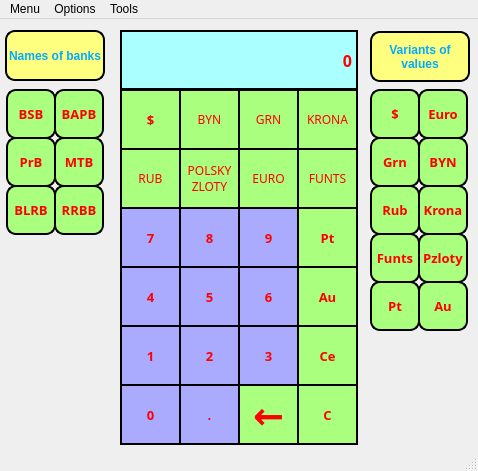
<?xml version="1.0" encoding="UTF-8"?>
<ui version="4.0">
 <class>MoneyConverter</class>
 <widget class="QMainWindow" name="MoneyConverter">
  <property name="geometry">
   <rect>
    <x>0</x>
    <y>0</y>
    <width>478</width>
    <height>471</height>
   </rect>
  </property>
  <property name="windowTitle">
   <string>MainWindow</string>
  </property>
  <widget class="QWidget" name="centralwidget">
   <widget class="QPushButton" name="grn_bar">
    <property name="geometry">
     <rect>
      <x>370</x>
      <y>118</y>
      <width>50</width>
      <height>50</height>
     </rect>
    </property>
    <property name="sizePolicy">
     <sizepolicy hsizetype="Fixed" vsizetype="Fixed">
      <horstretch>0</horstretch>
      <verstretch>0</verstretch>
     </sizepolicy>
    </property>
    <property name="font">
     <font>
      <family>Arial Black</family>
      <pointsize>10</pointsize>
      <weight>75</weight>
      <bold>true</bold>
     </font>
    </property>
    <property name="styleSheet">
     <string notr="true">color: rgb(255, 0, 0);
border: 2px solid black;
background-color: rgb(170, 255, 127);
border-radius: 10px;</string>
    </property>
    <property name="text">
     <string>Grn</string>
    </property>
   </widget>
   <widget class="QPushButton" name="pushButton_0">
    <property name="geometry">
     <rect>
      <x>120</x>
      <y>365</y>
      <width>61</width>
      <height>61</height>
     </rect>
    </property>
    <property name="sizePolicy">
     <sizepolicy hsizetype="Fixed" vsizetype="Fixed">
      <horstretch>0</horstretch>
      <verstretch>0</verstretch>
     </sizepolicy>
    </property>
    <property name="font">
     <font>
      <family>Arial Black</family>
      <pointsize>10</pointsize>
      <weight>75</weight>
      <bold>true</bold>
     </font>
    </property>
    <property name="styleSheet">
     <string notr="true">color: rgb(255, 0, 0);
border: 2px solid black;
background-color: rgb(170, 170, 255);</string>
    </property>
    <property name="text">
     <string>0</string>
    </property>
   </widget>
   <widget class="QPushButton" name="pushButton_1">
    <property name="geometry">
     <rect>
      <x>120</x>
      <y>306</y>
      <width>61</width>
      <height>61</height>
     </rect>
    </property>
    <property name="sizePolicy">
     <sizepolicy hsizetype="Fixed" vsizetype="Fixed">
      <horstretch>0</horstretch>
      <verstretch>0</verstretch>
     </sizepolicy>
    </property>
    <property name="font">
     <font>
      <family>Arial Black</family>
      <pointsize>10</pointsize>
      <weight>75</weight>
      <bold>true</bold>
     </font>
    </property>
    <property name="styleSheet">
     <string notr="true">color: rgb(255, 0, 0);
border: 2px solid black;
background-color: rgb(170, 170, 255);</string>
    </property>
    <property name="text">
     <string>1</string>
    </property>
   </widget>
   <widget class="QPushButton" name="priorB_bar">
    <property name="geometry">
     <rect>
      <x>6</x>
      <y>118</y>
      <width>50</width>
      <height>50</height>
     </rect>
    </property>
    <property name="sizePolicy">
     <sizepolicy hsizetype="Fixed" vsizetype="Fixed">
      <horstretch>0</horstretch>
      <verstretch>0</verstretch>
     </sizepolicy>
    </property>
    <property name="font">
     <font>
      <family>Arial Black</family>
      <pointsize>10</pointsize>
      <weight>75</weight>
      <bold>true</bold>
     </font>
    </property>
    <property name="styleSheet">
     <string notr="true">color: rgb(255, 0, 0);
border: 2px solid black;
background-color: rgb(170, 255, 127);
border-radius: 10px;</string>
    </property>
    <property name="text">
     <string>PrB</string>
    </property>
   </widget>
   <widget class="QPushButton" name="pushButton_4">
    <property name="geometry">
     <rect>
      <x>120</x>
      <y>247</y>
      <width>61</width>
      <height>61</height>
     </rect>
    </property>
    <property name="sizePolicy">
     <sizepolicy hsizetype="Fixed" vsizetype="Fixed">
      <horstretch>0</horstretch>
      <verstretch>0</verstretch>
     </sizepolicy>
    </property>
    <property name="font">
     <font>
      <family>Arial Black</family>
      <pointsize>10</pointsize>
      <weight>75</weight>
      <bold>true</bold>
     </font>
    </property>
    <property name="styleSheet">
     <string notr="true">color: rgb(255, 0, 0);
border: 2px solid black;
background-color: rgb(170, 170, 255);</string>
    </property>
    <property name="text">
     <string>4</string>
    </property>
   </widget>
   <widget class="QPushButton" name="dolla_bar">
    <property name="geometry">
     <rect>
      <x>370</x>
      <y>70</y>
      <width>50</width>
      <height>50</height>
     </rect>
    </property>
    <property name="sizePolicy">
     <sizepolicy hsizetype="Fixed" vsizetype="Fixed">
      <horstretch>0</horstretch>
      <verstretch>0</verstretch>
     </sizepolicy>
    </property>
    <property name="font">
     <font>
      <family>Arial Black</family>
      <pointsize>10</pointsize>
      <weight>75</weight>
      <bold>true</bold>
     </font>
    </property>
    <property name="styleSheet">
     <string notr="true">color: rgb(255, 0, 0);
border: 2px solid black;
background-color: rgb(170, 255, 127);
border-radius: 10px;</string>
    </property>
    <property name="text">
     <string>$</string>
    </property>
   </widget>
   <widget class="QPushButton" name="pushButton_5">
    <property name="geometry">
     <rect>
      <x>179</x>
      <y>247</y>
      <width>61</width>
      <height>61</height>
     </rect>
    </property>
    <property name="sizePolicy">
     <sizepolicy hsizetype="Fixed" vsizetype="Fixed">
      <horstretch>0</horstretch>
      <verstretch>0</verstretch>
     </sizepolicy>
    </property>
    <property name="font">
     <font>
      <family>Arial Black</family>
      <pointsize>10</pointsize>
      <weight>75</weight>
      <bold>true</bold>
     </font>
    </property>
    <property name="styleSheet">
     <string notr="true">color: rgb(255, 0, 0);
border: 2px solid black;
background-color: rgb(170, 170, 255);</string>
    </property>
    <property name="text">
     <string>5</string>
    </property>
   </widget>
   <widget class="QPushButton" name="a">
    <property name="geometry">
     <rect>
      <x>297</x>
      <y>129</y>
      <width>61</width>
      <height>61</height>
     </rect>
    </property>
    <property name="sizePolicy">
     <sizepolicy hsizetype="Fixed" vsizetype="Fixed">
      <horstretch>0</horstretch>
      <verstretch>0</verstretch>
     </sizepolicy>
    </property>
    <property name="font">
     <font>
      <family>Arial Black</family>
      <pointsize>9</pointsize>
      <weight>50</weight>
      <bold>false</bold>
     </font>
    </property>
    <property name="styleSheet">
     <string notr="true">color: rgb(255, 0, 0);
border: 2px solid black;
background-color: rgb(170, 255, 127);</string>
    </property>
    <property name="text">
     <string>FUNTS</string>
    </property>
   </widget>
   <widget class="QPushButton" name="pushButton_3">
    <property name="geometry">
     <rect>
      <x>238</x>
      <y>306</y>
      <width>61</width>
      <height>61</height>
     </rect>
    </property>
    <property name="sizePolicy">
     <sizepolicy hsizetype="Fixed" vsizetype="Fixed">
      <horstretch>0</horstretch>
      <verstretch>0</verstretch>
     </sizepolicy>
    </property>
    <property name="font">
     <font>
      <family>Arial Black</family>
      <pointsize>10</pointsize>
      <weight>75</weight>
      <bold>true</bold>
     </font>
    </property>
    <property name="styleSheet">
     <string notr="true">color: rgb(255, 0, 0);
border: 2px solid black;
background-color: rgb(170, 170, 255);</string>
    </property>
    <property name="text">
     <string>3</string>
    </property>
   </widget>
   <widget class="QPushButton" name="clear_bar">
    <property name="geometry">
     <rect>
      <x>297</x>
      <y>306</y>
      <width>61</width>
      <height>61</height>
     </rect>
    </property>
    <property name="sizePolicy">
     <sizepolicy hsizetype="Fixed" vsizetype="Fixed">
      <horstretch>0</horstretch>
      <verstretch>0</verstretch>
     </sizepolicy>
    </property>
    <property name="font">
     <font>
      <family>Arial Black</family>
      <pointsize>10</pointsize>
      <weight>75</weight>
      <bold>true</bold>
     </font>
    </property>
    <property name="styleSheet">
     <string notr="true">color: rgb(255, 0, 0);
border: 2px solid black;
background-color: rgb(170, 255, 127);</string>
    </property>
    <property name="text">
     <string>Ce</string>
    </property>
   </widget>
   <widget class="QPushButton" name="byn">
    <property name="geometry">
     <rect>
      <x>179</x>
      <y>70</y>
      <width>61</width>
      <height>61</height>
     </rect>
    </property>
    <property name="sizePolicy">
     <sizepolicy hsizetype="Fixed" vsizetype="Fixed">
      <horstretch>0</horstretch>
      <verstretch>0</verstretch>
     </sizepolicy>
    </property>
    <property name="font">
     <font>
      <family>Arial Black</family>
      <pointsize>9</pointsize>
      <weight>50</weight>
      <bold>false</bold>
     </font>
    </property>
    <property name="styleSheet">
     <string notr="true">color: rgb(255, 0, 0);
border: 2px solid black;
background-color: rgb(170, 255, 127);</string>
    </property>
    <property name="text">
     <string>BYN</string>
    </property>
   </widget>
   <widget class="QPushButton" name="rrbb_bar">
    <property name="geometry">
     <rect>
      <x>54</x>
      <y>166</y>
      <width>50</width>
      <height>50</height>
     </rect>
    </property>
    <property name="sizePolicy">
     <sizepolicy hsizetype="Fixed" vsizetype="Fixed">
      <horstretch>0</horstretch>
      <verstretch>0</verstretch>
     </sizepolicy>
    </property>
    <property name="font">
     <font>
      <family>Arial Black</family>
      <pointsize>10</pointsize>
      <weight>75</weight>
      <bold>true</bold>
     </font>
    </property>
    <property name="styleSheet">
     <string notr="true">color: rgb(255, 0, 0);
border: 2px solid black;
background-color: rgb(170, 255, 127);
border-radius: 10px;</string>
    </property>
    <property name="text">
     <string>RRBB</string>
    </property>
   </widget>
   <widget class="QPushButton" name="dot">
    <property name="geometry">
     <rect>
      <x>179</x>
      <y>365</y>
      <width>61</width>
      <height>61</height>
     </rect>
    </property>
    <property name="sizePolicy">
     <sizepolicy hsizetype="Fixed" vsizetype="Fixed">
      <horstretch>0</horstretch>
      <verstretch>0</verstretch>
     </sizepolicy>
    </property>
    <property name="font">
     <font>
      <family>Arial Black</family>
      <pointsize>10</pointsize>
      <weight>75</weight>
      <bold>true</bold>
     </font>
    </property>
    <property name="styleSheet">
     <string notr="true">color: rgb(255, 0, 0);
border: 2px solid black;
background-color: rgb(170, 170, 255);</string>
    </property>
    <property name="text">
     <string>.</string>
    </property>
   </widget>
   <widget class="QPushButton" name="blrb_bar">
    <property name="geometry">
     <rect>
      <x>6</x>
      <y>166</y>
      <width>50</width>
      <height>50</height>
     </rect>
    </property>
    <property name="sizePolicy">
     <sizepolicy hsizetype="Fixed" vsizetype="Fixed">
      <horstretch>0</horstretch>
      <verstretch>0</verstretch>
     </sizepolicy>
    </property>
    <property name="font">
     <font>
      <family>Arial Black</family>
      <pointsize>10</pointsize>
      <weight>75</weight>
      <bold>true</bold>
     </font>
    </property>
    <property name="styleSheet">
     <string notr="true">color: rgb(255, 0, 0);
border: 2px solid black;
background-color: rgb(170, 255, 127);
border-radius: 10px;</string>
    </property>
    <property name="text">
     <string>BLRB</string>
    </property>
   </widget>
   <widget class="QPushButton" name="rub_bar">
    <property name="geometry">
     <rect>
      <x>370</x>
      <y>166</y>
      <width>50</width>
      <height>50</height>
     </rect>
    </property>
    <property name="sizePolicy">
     <sizepolicy hsizetype="Fixed" vsizetype="Fixed">
      <horstretch>0</horstretch>
      <verstretch>0</verstretch>
     </sizepolicy>
    </property>
    <property name="font">
     <font>
      <family>Arial Black</family>
      <pointsize>10</pointsize>
      <weight>75</weight>
      <bold>true</bold>
     </font>
    </property>
    <property name="styleSheet">
     <string notr="true">color: rgb(255, 0, 0);
border: 2px solid black;
background-color: rgb(170, 255, 127);
border-radius: 10px;</string>
    </property>
    <property name="text">
     <string>Rub</string>
    </property>
   </widget>
   <widget class="QPushButton" name="bsb_bar">
    <property name="geometry">
     <rect>
      <x>6</x>
      <y>70</y>
      <width>50</width>
      <height>50</height>
     </rect>
    </property>
    <property name="sizePolicy">
     <sizepolicy hsizetype="Fixed" vsizetype="Fixed">
      <horstretch>0</horstretch>
      <verstretch>0</verstretch>
     </sizepolicy>
    </property>
    <property name="font">
     <font>
      <family>Arial Black</family>
      <pointsize>10</pointsize>
      <weight>75</weight>
      <bold>true</bold>
     </font>
    </property>
    <property name="styleSheet">
     <string notr="true">color: rgb(255, 0, 0);
border: 2px solid black;
background-color: rgb(170, 255, 127);
border-radius: 10px;</string>
    </property>
    <property name="text">
     <string>BSB</string>
    </property>
   </widget>
   <widget class="QPushButton" name="byn_bar">
    <property name="geometry">
     <rect>
      <x>418</x>
      <y>118</y>
      <width>50</width>
      <height>50</height>
     </rect>
    </property>
    <property name="sizePolicy">
     <sizepolicy hsizetype="Fixed" vsizetype="Fixed">
      <horstretch>0</horstretch>
      <verstretch>0</verstretch>
     </sizepolicy>
    </property>
    <property name="font">
     <font>
      <family>Arial Black</family>
      <pointsize>10</pointsize>
      <weight>75</weight>
      <bold>true</bold>
     </font>
    </property>
    <property name="styleSheet">
     <string notr="true">color: rgb(255, 0, 0);
border: 2px solid black;
background-color: rgb(170, 255, 127);
border-radius: 10px;</string>
    </property>
    <property name="text">
     <string>BYN</string>
    </property>
   </widget>
   <widget class="QPushButton" name="euro">
    <property name="geometry">
     <rect>
      <x>238</x>
      <y>129</y>
      <width>61</width>
      <height>61</height>
     </rect>
    </property>
    <property name="sizePolicy">
     <sizepolicy hsizetype="Fixed" vsizetype="Fixed">
      <horstretch>0</horstretch>
      <verstretch>0</verstretch>
     </sizepolicy>
    </property>
    <property name="font">
     <font>
      <family>Arial Black</family>
      <pointsize>9</pointsize>
      <weight>50</weight>
      <bold>false</bold>
     </font>
    </property>
    <property name="styleSheet">
     <string notr="true">color: rgb(255, 0, 0);
border: 2px solid black;
background-color: rgb(170, 255, 127);</string>
    </property>
    <property name="text">
     <string>EURO</string>
    </property>
   </widget>
   <widget class="QPushButton" name="mtb_bar">
    <property name="geometry">
     <rect>
      <x>54</x>
      <y>118</y>
      <width>50</width>
      <height>50</height>
     </rect>
    </property>
    <property name="sizePolicy">
     <sizepolicy hsizetype="Fixed" vsizetype="Fixed">
      <horstretch>0</horstretch>
      <verstretch>0</verstretch>
     </sizepolicy>
    </property>
    <property name="font">
     <font>
      <family>Arial Black</family>
      <pointsize>10</pointsize>
      <weight>75</weight>
      <bold>true</bold>
     </font>
    </property>
    <property name="styleSheet">
     <string notr="true">color: rgb(255, 0, 0);
border: 2px solid black;
background-color: rgb(170, 255, 127);
border-radius: 10px;</string>
    </property>
    <property name="text">
     <string>MTB</string>
    </property>
   </widget>
   <widget class="QPushButton" name="grn">
    <property name="geometry">
     <rect>
      <x>238</x>
      <y>70</y>
      <width>61</width>
      <height>61</height>
     </rect>
    </property>
    <property name="sizePolicy">
     <sizepolicy hsizetype="Fixed" vsizetype="Fixed">
      <horstretch>0</horstretch>
      <verstretch>0</verstretch>
     </sizepolicy>
    </property>
    <property name="font">
     <font>
      <family>Arial Black</family>
      <pointsize>9</pointsize>
      <weight>50</weight>
      <bold>false</bold>
     </font>
    </property>
    <property name="styleSheet">
     <string notr="true">color: rgb(255, 0, 0);
border: 2px solid black;
background-color: rgb(170, 255, 127);</string>
    </property>
    <property name="text">
     <string>GRN</string>
    </property>
   </widget>
   <widget class="QPushButton" name="krona_bar">
    <property name="geometry">
     <rect>
      <x>418</x>
      <y>166</y>
      <width>50</width>
      <height>50</height>
     </rect>
    </property>
    <property name="sizePolicy">
     <sizepolicy hsizetype="Fixed" vsizetype="Fixed">
      <horstretch>0</horstretch>
      <verstretch>0</verstretch>
     </sizepolicy>
    </property>
    <property name="font">
     <font>
      <family>Arial Black</family>
      <pointsize>10</pointsize>
      <weight>75</weight>
      <bold>true</bold>
     </font>
    </property>
    <property name="styleSheet">
     <string notr="true">color: rgb(255, 0, 0);
border: 2px solid black;
background-color: rgb(170, 255, 127);
border-radius: 10px;</string>
    </property>
    <property name="text">
     <string>Krona</string>
    </property>
   </widget>
   <widget class="QPushButton" name="euro_bar">
    <property name="geometry">
     <rect>
      <x>418</x>
      <y>70</y>
      <width>50</width>
      <height>50</height>
     </rect>
    </property>
    <property name="sizePolicy">
     <sizepolicy hsizetype="Fixed" vsizetype="Fixed">
      <horstretch>0</horstretch>
      <verstretch>0</verstretch>
     </sizepolicy>
    </property>
    <property name="font">
     <font>
      <family>Arial Black</family>
      <pointsize>10</pointsize>
      <weight>75</weight>
      <bold>true</bold>
     </font>
    </property>
    <property name="styleSheet">
     <string notr="true">color: rgb(255, 0, 0);
border: 2px solid black;
background-color: rgb(170, 255, 127);
border-radius: 10px;</string>
    </property>
    <property name="text">
     <string>Euro</string>
    </property>
   </widget>
   <widget class="QPushButton" name="c">
    <property name="geometry">
     <rect>
      <x>297</x>
      <y>247</y>
      <width>61</width>
      <height>61</height>
     </rect>
    </property>
    <property name="sizePolicy">
     <sizepolicy hsizetype="Fixed" vsizetype="Fixed">
      <horstretch>0</horstretch>
      <verstretch>0</verstretch>
     </sizepolicy>
    </property>
    <property name="font">
     <font>
      <family>Arial Black</family>
      <pointsize>10</pointsize>
      <weight>75</weight>
      <bold>true</bold>
     </font>
    </property>
    <property name="styleSheet">
     <string notr="true">color: rgb(255, 0, 0);
border: 2px solid black;
background-color: rgb(170, 255, 127);</string>
    </property>
    <property name="text">
     <string>Au</string>
    </property>
   </widget>
   <widget class="QPushButton" name="pt_bar">
    <property name="geometry">
     <rect>
      <x>370</x>
      <y>262</y>
      <width>50</width>
      <height>50</height>
     </rect>
    </property>
    <property name="sizePolicy">
     <sizepolicy hsizetype="Fixed" vsizetype="Fixed">
      <horstretch>0</horstretch>
      <verstretch>0</verstretch>
     </sizepolicy>
    </property>
    <property name="font">
     <font>
      <family>Arial Black</family>
      <pointsize>10</pointsize>
      <weight>75</weight>
      <bold>true</bold>
     </font>
    </property>
    <property name="styleSheet">
     <string notr="true">color: rgb(255, 0, 0);
border: 2px solid black;
background-color: rgb(170, 255, 127);
border-radius: 10px;</string>
    </property>
    <property name="text">
     <string>Pt</string>
    </property>
   </widget>
   <widget class="QPushButton" name="au_bar">
    <property name="geometry">
     <rect>
      <x>418</x>
      <y>262</y>
      <width>50</width>
      <height>50</height>
     </rect>
    </property>
    <property name="sizePolicy">
     <sizepolicy hsizetype="Fixed" vsizetype="Fixed">
      <horstretch>0</horstretch>
      <verstretch>0</verstretch>
     </sizepolicy>
    </property>
    <property name="font">
     <font>
      <family>Arial Black</family>
      <pointsize>10</pointsize>
      <weight>75</weight>
      <bold>true</bold>
     </font>
    </property>
    <property name="styleSheet">
     <string notr="true">color: rgb(255, 0, 0);
border: 2px solid black;
background-color: rgb(170, 255, 127);
border-radius: 10px;</string>
    </property>
    <property name="text">
     <string>Au</string>
    </property>
   </widget>
   <widget class="QPushButton" name="rub">
    <property name="geometry">
     <rect>
      <x>120</x>
      <y>129</y>
      <width>61</width>
      <height>61</height>
     </rect>
    </property>
    <property name="sizePolicy">
     <sizepolicy hsizetype="Fixed" vsizetype="Fixed">
      <horstretch>0</horstretch>
      <verstretch>0</verstretch>
     </sizepolicy>
    </property>
    <property name="font">
     <font>
      <family>Arial Black</family>
      <pointsize>9</pointsize>
      <weight>50</weight>
      <bold>false</bold>
     </font>
    </property>
    <property name="styleSheet">
     <string notr="true">color: rgb(255, 0, 0);
border: 2px solid black;
background-color: rgb(170, 255, 127);</string>
    </property>
    <property name="text">
     <string>RUB</string>
    </property>
   </widget>
   <widget class="QPushButton" name="polsky_zloty">
    <property name="geometry">
     <rect>
      <x>179</x>
      <y>129</y>
      <width>61</width>
      <height>61</height>
     </rect>
    </property>
    <property name="sizePolicy">
     <sizepolicy hsizetype="Fixed" vsizetype="Fixed">
      <horstretch>0</horstretch>
      <verstretch>0</verstretch>
     </sizepolicy>
    </property>
    <property name="font">
     <font>
      <family>Arial Black</family>
      <pointsize>9</pointsize>
      <weight>50</weight>
      <bold>false</bold>
     </font>
    </property>
    <property name="styleSheet">
     <string notr="true">color: rgb(255, 0, 0);
border: 2px solid black;
background-color: rgb(170, 255, 127);</string>
    </property>
    <property name="text">
     <string>POLSKY
ZLOTY</string>
    </property>
   </widget>
   <widget class="QPushButton" name="pushButton_9">
    <property name="geometry">
     <rect>
      <x>238</x>
      <y>188</y>
      <width>61</width>
      <height>61</height>
     </rect>
    </property>
    <property name="sizePolicy">
     <sizepolicy hsizetype="Fixed" vsizetype="Fixed">
      <horstretch>0</horstretch>
      <verstretch>0</verstretch>
     </sizepolicy>
    </property>
    <property name="font">
     <font>
      <family>Arial Black</family>
      <pointsize>10</pointsize>
      <weight>75</weight>
      <bold>true</bold>
     </font>
    </property>
    <property name="styleSheet">
     <string notr="true">color: rgb(255, 0, 0);
border: 2px solid black;
background-color: rgb(170, 170, 255);</string>
    </property>
    <property name="text">
     <string>9</string>
    </property>
   </widget>
   <widget class="QPushButton" name="krona">
    <property name="geometry">
     <rect>
      <x>297</x>
      <y>70</y>
      <width>61</width>
      <height>61</height>
     </rect>
    </property>
    <property name="sizePolicy">
     <sizepolicy hsizetype="Fixed" vsizetype="Fixed">
      <horstretch>0</horstretch>
      <verstretch>0</verstretch>
     </sizepolicy>
    </property>
    <property name="font">
     <font>
      <family>Arial Black</family>
      <pointsize>9</pointsize>
      <weight>50</weight>
      <bold>false</bold>
     </font>
    </property>
    <property name="styleSheet">
     <string notr="true">color: rgb(255, 0, 0);
border: 2px solid black;
background-color: rgb(170, 255, 127);</string>
    </property>
    <property name="text">
     <string>KRONA</string>
    </property>
   </widget>
   <widget class="QPushButton" name="bapb_bar">
    <property name="geometry">
     <rect>
      <x>54</x>
      <y>70</y>
      <width>50</width>
      <height>50</height>
     </rect>
    </property>
    <property name="sizePolicy">
     <sizepolicy hsizetype="Fixed" vsizetype="Fixed">
      <horstretch>0</horstretch>
      <verstretch>0</verstretch>
     </sizepolicy>
    </property>
    <property name="font">
     <font>
      <family>Arial Black</family>
      <pointsize>10</pointsize>
      <weight>75</weight>
      <bold>true</bold>
     </font>
    </property>
    <property name="styleSheet">
     <string notr="true">color: rgb(255, 0, 0);
border: 2px solid black;
background-color: rgb(170, 255, 127);
border-radius: 10px;</string>
    </property>
    <property name="text">
     <string>BAPB</string>
    </property>
   </widget>
   <widget class="QPushButton" name="pushButton_8">
    <property name="geometry">
     <rect>
      <x>179</x>
      <y>188</y>
      <width>61</width>
      <height>61</height>
     </rect>
    </property>
    <property name="sizePolicy">
     <sizepolicy hsizetype="Fixed" vsizetype="Fixed">
      <horstretch>0</horstretch>
      <verstretch>0</verstretch>
     </sizepolicy>
    </property>
    <property name="font">
     <font>
      <family>Arial Black</family>
      <pointsize>10</pointsize>
      <weight>75</weight>
      <bold>true</bold>
     </font>
    </property>
    <property name="styleSheet">
     <string notr="true">color: rgb(255, 0, 0);
border: 2px solid black;
background-color: rgb(170, 170, 255);</string>
    </property>
    <property name="text">
     <string>8</string>
    </property>
   </widget>
   <widget class="QPushButton" name="b">
    <property name="geometry">
     <rect>
      <x>297</x>
      <y>188</y>
      <width>61</width>
      <height>61</height>
     </rect>
    </property>
    <property name="sizePolicy">
     <sizepolicy hsizetype="Fixed" vsizetype="Fixed">
      <horstretch>0</horstretch>
      <verstretch>0</verstretch>
     </sizepolicy>
    </property>
    <property name="font">
     <font>
      <family>Arial Black</family>
      <pointsize>10</pointsize>
      <weight>75</weight>
      <bold>true</bold>
     </font>
    </property>
    <property name="styleSheet">
     <string notr="true">color: rgb(255, 0, 0);
border: 2px solid black;
background-color: rgb(170, 255, 127);</string>
    </property>
    <property name="text">
     <string>Pt</string>
    </property>
   </widget>
   <widget class="QPushButton" name="pushButton_7">
    <property name="geometry">
     <rect>
      <x>120</x>
      <y>188</y>
      <width>61</width>
      <height>61</height>
     </rect>
    </property>
    <property name="sizePolicy">
     <sizepolicy hsizetype="Fixed" vsizetype="Fixed">
      <horstretch>0</horstretch>
      <verstretch>0</verstretch>
     </sizepolicy>
    </property>
    <property name="font">
     <font>
      <family>Arial Black</family>
      <pointsize>10</pointsize>
      <weight>75</weight>
      <bold>true</bold>
     </font>
    </property>
    <property name="styleSheet">
     <string notr="true">color: rgb(255, 0, 0);
border: 2px solid black;
background-color: rgb(170, 170, 255);</string>
    </property>
    <property name="text">
     <string>7</string>
    </property>
   </widget>
   <widget class="QPushButton" name="pushButton_6">
    <property name="geometry">
     <rect>
      <x>238</x>
      <y>247</y>
      <width>61</width>
      <height>61</height>
     </rect>
    </property>
    <property name="sizePolicy">
     <sizepolicy hsizetype="Fixed" vsizetype="Fixed">
      <horstretch>0</horstretch>
      <verstretch>0</verstretch>
     </sizepolicy>
    </property>
    <property name="font">
     <font>
      <family>Arial Black</family>
      <pointsize>10</pointsize>
      <weight>75</weight>
      <bold>true</bold>
     </font>
    </property>
    <property name="styleSheet">
     <string notr="true">color: rgb(255, 0, 0);
border: 2px solid black;
background-color: rgb(170, 170, 255);</string>
    </property>
    <property name="text">
     <string>6</string>
    </property>
   </widget>
   <widget class="QLabel" name="label">
    <property name="geometry">
     <rect>
      <x>120</x>
      <y>11</y>
      <width>238</width>
      <height>60</height>
     </rect>
    </property>
    <property name="sizePolicy">
     <sizepolicy hsizetype="Fixed" vsizetype="Preferred">
      <horstretch>0</horstretch>
      <verstretch>0</verstretch>
     </sizepolicy>
    </property>
    <property name="font">
     <font>
      <family>Arial Black</family>
      <pointsize>12</pointsize>
      <weight>75</weight>
      <bold>true</bold>
     </font>
    </property>
    <property name="styleSheet">
     <string notr="true">color: rgb(255, 0, 0);
background-color: rgb(170, 255, 255);
border: 1.5px solid black;</string>
    </property>
    <property name="text">
     <string>0</string>
    </property>
    <property name="alignment">
     <set>Qt::AlignRight|Qt::AlignTrailing|Qt::AlignVCenter</set>
    </property>
   </widget>
   <widget class="QPushButton" name="pushButton_2">
    <property name="geometry">
     <rect>
      <x>179</x>
      <y>306</y>
      <width>61</width>
      <height>61</height>
     </rect>
    </property>
    <property name="sizePolicy">
     <sizepolicy hsizetype="Fixed" vsizetype="Fixed">
      <horstretch>0</horstretch>
      <verstretch>0</verstretch>
     </sizepolicy>
    </property>
    <property name="font">
     <font>
      <family>Arial Black</family>
      <pointsize>10</pointsize>
      <weight>75</weight>
      <bold>true</bold>
     </font>
    </property>
    <property name="styleSheet">
     <string notr="true">color: rgb(255, 0, 0);
border: 2px solid black;
background-color: rgb(170, 170, 255);</string>
    </property>
    <property name="text">
     <string>2</string>
    </property>
   </widget>
   <widget class="QPushButton" name="clear_all">
    <property name="geometry">
     <rect>
      <x>297</x>
      <y>365</y>
      <width>61</width>
      <height>61</height>
     </rect>
    </property>
    <property name="sizePolicy">
     <sizepolicy hsizetype="Fixed" vsizetype="Fixed">
      <horstretch>0</horstretch>
      <verstretch>0</verstretch>
     </sizepolicy>
    </property>
    <property name="font">
     <font>
      <family>Arial Black</family>
      <pointsize>10</pointsize>
      <weight>75</weight>
      <bold>true</bold>
     </font>
    </property>
    <property name="styleSheet">
     <string notr="true">color: rgb(255, 0, 0);
border: 2px solid black;
background-color: rgb(170, 255, 127);</string>
    </property>
    <property name="text">
     <string>C</string>
    </property>
   </widget>
   <widget class="QPushButton" name="dollar">
    <property name="geometry">
     <rect>
      <x>120</x>
      <y>70</y>
      <width>61</width>
      <height>61</height>
     </rect>
    </property>
    <property name="sizePolicy">
     <sizepolicy hsizetype="Fixed" vsizetype="Fixed">
      <horstretch>0</horstretch>
      <verstretch>0</verstretch>
     </sizepolicy>
    </property>
    <property name="font">
     <font>
      <family>Arial Black</family>
      <pointsize>10</pointsize>
      <weight>75</weight>
      <bold>true</bold>
     </font>
    </property>
    <property name="styleSheet">
     <string notr="true">color: rgb(255, 0, 0);
border: 2px solid black;
background-color: rgb(170, 255, 127);</string>
    </property>
    <property name="text">
     <string>$</string>
    </property>
   </widget>
   <widget class="QLabel" name="label_2">
    <property name="geometry">
     <rect>
      <x>5</x>
      <y>11</y>
      <width>100</width>
      <height>51</height>
     </rect>
    </property>
    <property name="font">
     <font>
      <pointsize>9</pointsize>
      <weight>75</weight>
      <bold>true</bold>
     </font>
    </property>
    <property name="styleSheet">
     <string notr="true">background-color: rgb(255, 255, 127);
color: rgb(0, 170, 255);
border: 2px solid black;
border-radius: 10px;</string>
    </property>
    <property name="text">
     <string>Names of banks</string>
    </property>
    <property name="alignment">
     <set>Qt::AlignCenter</set>
    </property>
   </widget>
   <widget class="QLabel" name="label_3">
    <property name="geometry">
     <rect>
      <x>370</x>
      <y>12</y>
      <width>100</width>
      <height>51</height>
     </rect>
    </property>
    <property name="font">
     <font>
      <pointsize>9</pointsize>
      <weight>75</weight>
      <bold>true</bold>
     </font>
    </property>
    <property name="styleSheet">
     <string notr="true">background-color: rgb(255, 255, 127);
color: rgb(0, 170, 255);
border: 2px solid black;
border-radius: 10px;</string>
    </property>
    <property name="text">
     <string>Variants of 
values</string>
    </property>
    <property name="alignment">
     <set>Qt::AlignCenter</set>
    </property>
   </widget>
   <widget class="QPushButton" name="pzlt_bar">
    <property name="geometry">
     <rect>
      <x>418</x>
      <y>214</y>
      <width>50</width>
      <height>50</height>
     </rect>
    </property>
    <property name="sizePolicy">
     <sizepolicy hsizetype="Fixed" vsizetype="Fixed">
      <horstretch>0</horstretch>
      <verstretch>0</verstretch>
     </sizepolicy>
    </property>
    <property name="font">
     <font>
      <family>Arial Black</family>
      <pointsize>10</pointsize>
      <weight>75</weight>
      <bold>true</bold>
     </font>
    </property>
    <property name="styleSheet">
     <string notr="true">color: rgb(255, 0, 0);
border: 2px solid black;
background-color: rgb(170, 255, 127);
border-radius: 10px;</string>
    </property>
    <property name="text">
     <string>Pzloty</string>
    </property>
   </widget>
   <widget class="QPushButton" name="funts_bar">
    <property name="geometry">
     <rect>
      <x>370</x>
      <y>214</y>
      <width>50</width>
      <height>50</height>
     </rect>
    </property>
    <property name="sizePolicy">
     <sizepolicy hsizetype="Fixed" vsizetype="Fixed">
      <horstretch>0</horstretch>
      <verstretch>0</verstretch>
     </sizepolicy>
    </property>
    <property name="font">
     <font>
      <family>Arial Black</family>
      <pointsize>10</pointsize>
      <weight>75</weight>
      <bold>true</bold>
     </font>
    </property>
    <property name="styleSheet">
     <string notr="true">color: rgb(255, 0, 0);
border: 2px solid black;
background-color: rgb(170, 255, 127);
border-radius: 10px;</string>
    </property>
    <property name="text">
     <string>Funts</string>
    </property>
   </widget>
   <widget class="QPushButton" name="backspace">
    <property name="geometry">
     <rect>
      <x>238</x>
      <y>365</y>
      <width>61</width>
      <height>61</height>
     </rect>
    </property>
    <property name="sizePolicy">
     <sizepolicy hsizetype="Fixed" vsizetype="Fixed">
      <horstretch>0</horstretch>
      <verstretch>0</verstretch>
     </sizepolicy>
    </property>
    <property name="font">
     <font>
      <family>Arial Black</family>
      <pointsize>28</pointsize>
      <weight>75</weight>
      <bold>true</bold>
     </font>
    </property>
    <property name="styleSheet">
     <string notr="true">color: rgb(255, 0, 0);
border: 2px solid black;
background-color: rgb(170, 255, 127);</string>
    </property>
    <property name="text">
     <string>←</string>
    </property>
    <property name="default">
     <bool>true</bool>
    </property>
   </widget>
  </widget>
  <widget class="QMenuBar" name="menubar">
   <property name="geometry">
    <rect>
     <x>0</x>
     <y>0</y>
     <width>478</width>
     <height>20</height>
    </rect>
   </property>
   <widget class="QMenu" name="menuMenu">
    <property name="title">
     <string>Menu</string>
    </property>
    <widget class="QMenu" name="menuStages">
     <property name="title">
      <string>Stages</string>
     </property>
     <addaction name="actionStage_1_standart_2"/>
     <addaction name="actionStage_2_trigonometry"/>
     <addaction name="actionStage_3_converter"/>
    </widget>
    <addaction name="menuStages"/>
    <addaction name="actionOperation_list"/>
    <addaction name="separator"/>
    <addaction name="actionExit"/>
   </widget>
   <widget class="QMenu" name="menuOptions">
    <property name="title">
     <string>Options</string>
    </property>
    <widget class="QMenu" name="menuScreen_size">
     <property name="title">
      <string>Window size</string>
     </property>
     <addaction name="actionFull_screen"/>
     <addaction name="actionStandart_screen"/>
    </widget>
    <widget class="QMenu" name="menuThemes">
     <property name="title">
      <string>Themes</string>
     </property>
     <addaction name="actionTheme_1"/>
     <addaction name="actionTheme_2"/>
     <addaction name="actionTheme_3"/>
    </widget>
    <addaction name="menuThemes"/>
    <addaction name="menuScreen_size"/>
   </widget>
   <widget class="QMenu" name="menuTools">
    <property name="title">
     <string>Tools</string>
    </property>
    <addaction name="actionShow_additive_bars"/>
    <addaction name="actionHide_additive_bars"/>
   </widget>
   <addaction name="menuMenu"/>
   <addaction name="menuOptions"/>
   <addaction name="menuTools"/>
  </widget>
  <widget class="QStatusBar" name="statusBar"/>
  <action name="actionStage_1_standart_2">
   <property name="text">
    <string>Stage 1(standart)</string>
   </property>
  </action>
  <action name="actionStage_2_trigonometry">
   <property name="text">
    <string>Stage 2(trigonometry)</string>
   </property>
  </action>
  <action name="actionStage_3_converter">
   <property name="text">
    <string>Stage 3(converter)</string>
   </property>
  </action>
  <action name="actionOperation_list">
   <property name="text">
    <string>Operation list</string>
   </property>
  </action>
  <action name="actionExit">
   <property name="text">
    <string>Exit</string>
   </property>
  </action>
  <action name="actionShow_additive_bars">
   <property name="text">
    <string>Show additive bars</string>
   </property>
  </action>
  <action name="actionHide_additive_bars">
   <property name="text">
    <string>Hide additive bars</string>
   </property>
  </action>
  <action name="actionFull_screen">
   <property name="text">
    <string>Full screen</string>
   </property>
  </action>
  <action name="actionStandart_screen">
   <property name="text">
    <string>Standart screen</string>
   </property>
  </action>
  <action name="actionTheme_1">
   <property name="text">
    <string>Theme 1</string>
   </property>
  </action>
  <action name="actionTheme_2">
   <property name="text">
    <string>Theme 2</string>
   </property>
  </action>
  <action name="actionTheme_3">
   <property name="text">
    <string>Theme 3</string>
   </property>
  </action>
 </widget>
 <resources/>
 <connections/>
</ui>
